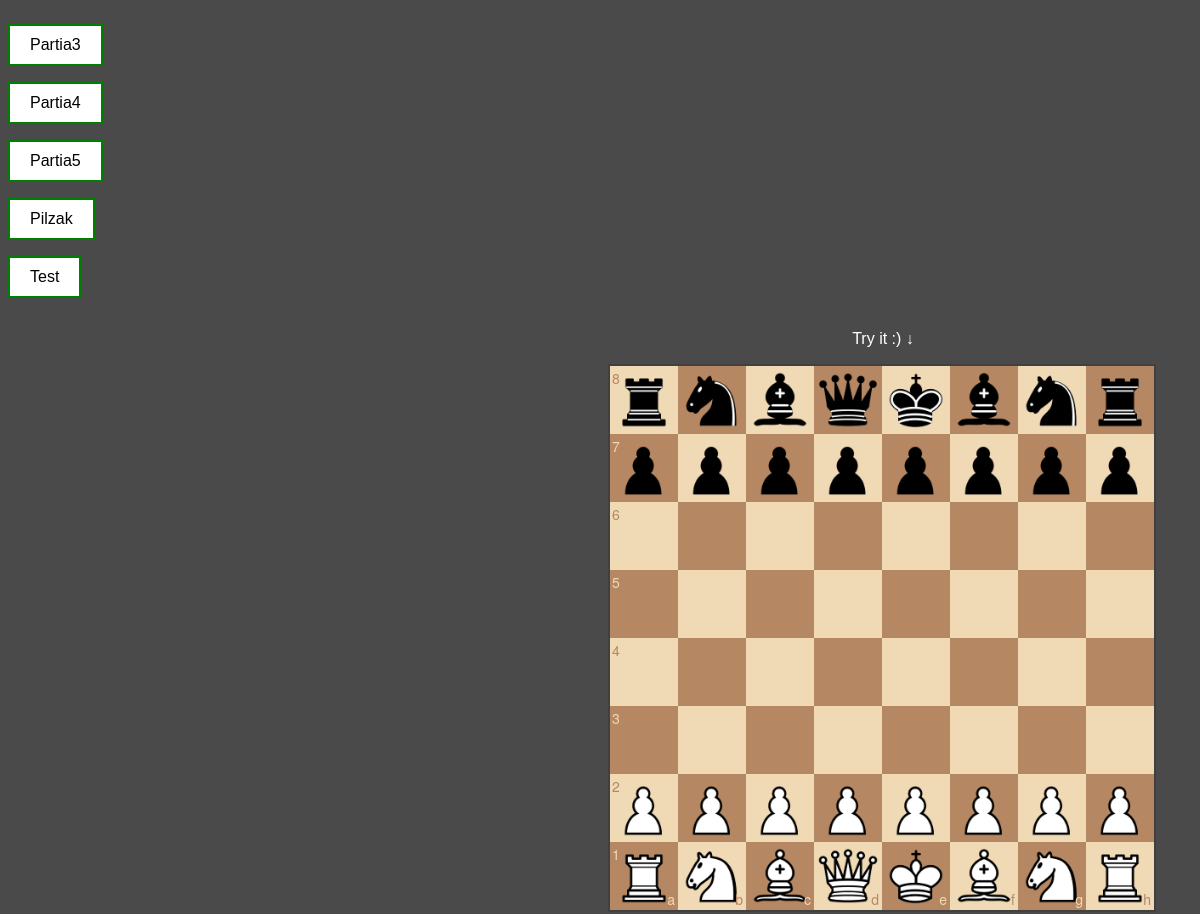
/partie/ (signed in), run on an earlier commit of the app's database.
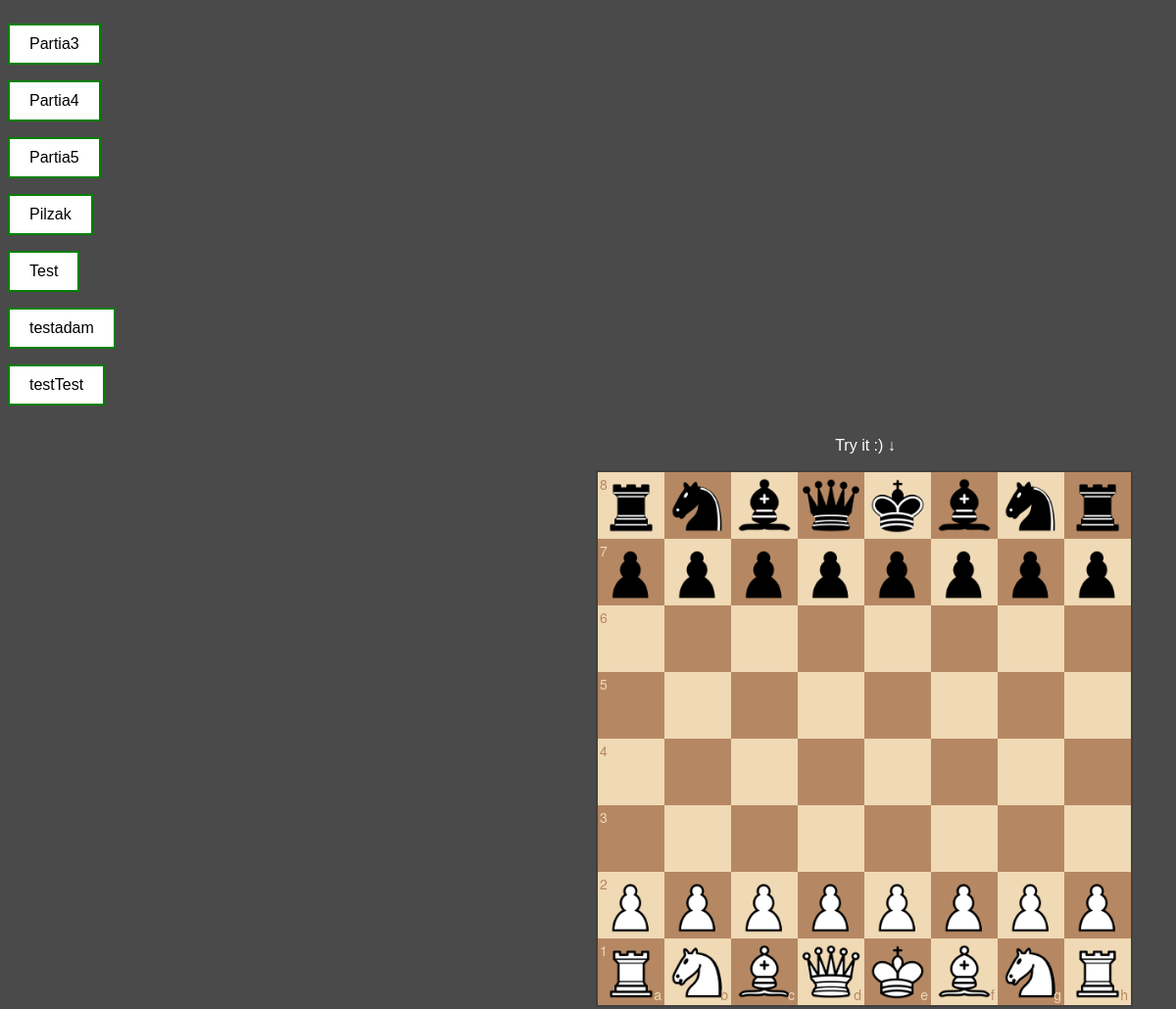
And on a later commit of the database.
### chessapp/models.py (models this page shows, shortened)
class Partie(models.Model):
    user = models.ForeignKey(settings.AUTH_USER_MODEL, on_delete=models.CASCADE, null=True)
    nazwa = models.CharField(max_length=100)
    PGN = models.TextField(blank=True)
    FEN = models.TextField(blank=True)

### chessapp/views.py (the view)
# urls.py: path('partie/', index, name='games'),
def index(request):
    current_user = request.user
    user = Partie.objects.filter(user=current_user.id)
    dane = {'user': user}
    return render(request, "games.html", dane)

### chessapp/templates/games.html (shortened to what this page needs)
<!DOCTYPE html>
<html lang="en">
<head>
    {% load static %}
    <link rel="stylesheet" href="{% static 'Css/games.css'%}">
    <link rel="stylesheet" href="{%static 'chessboardjs/css/chessboard-0.3.0.min.css'%}"/>
</head>
<body>
  <div id="games-list" style="float: left;">
    {% for u in user %}
      </p><a href="user/{{u.id}}" class="game-link">{{ u.nazwa }}</a></p>
    {% endfor %}
  </div>
  <div style="margin-left: 600px;float: left;">
      <p style="color: white;text-align:center;">Try it :) &darr;</p>
      <div id="myBoard" style="width: 550px"></div>
  </div>
</body>
</html>

### static/Css/games.css (style rules this page uses)
body { background: #4a4a4a; font-family: 'Rubik', sans-serif; }
.game-link:link, .game-link:visited { background-color: white; color: black; border: 2px solid green; padding: 10px 20px; text-align: center; text-decoration: none; display: inline-block; }

What changed in the data, as far as the page shows it:
added Partie: nazwa "testadam"
added Partie: nazwa "testTest"
